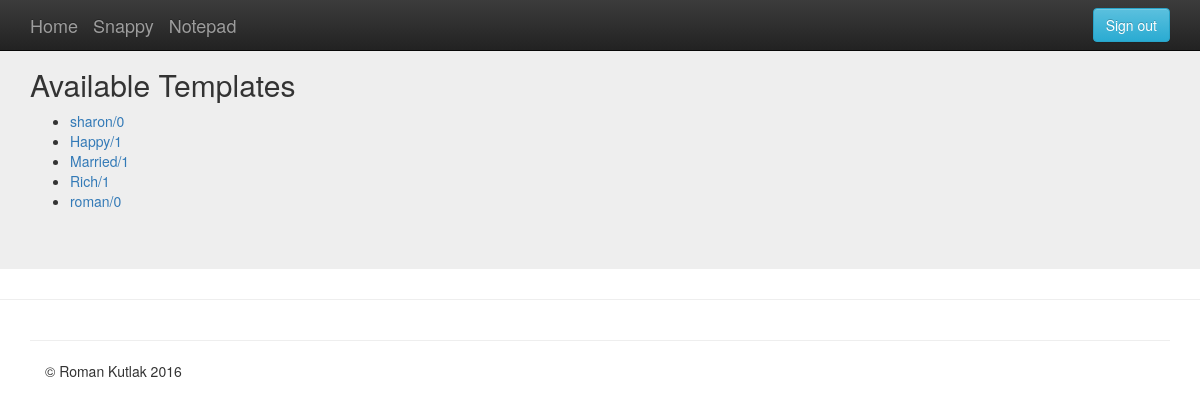
Screenshot of /snappy/templates/ (signed in) with the database file from the repository.
### snappy/models.py (models this page shows, shortened)
class TemplateModel(models.Model):
    name = models.CharField(max_length=250)
    num_params = models.PositiveSmallIntegerField()  # max about 32k
    signature = models.CharField(max_length=256, blank=True)  # name/num_params
    description = models.CharField(max_length=1000, default='')
    content = models.TextField(max_length=64000, default='')  # sensible cap size
    class Meta:
        ordering = ['signature']
    def __init__(self, *args, **kwargs):
        super(TemplateModel, self).__init__(*args, **kwargs)
        self.signature = '{0}/{1}'.format(self.name, self.num_params)

### snappy/views.py (the view)
class TemplateListView(ListView):
    model = TemplateModel
    template_name = 'snappy/template_list.html'

### snappy/templates/snappy/template_list.html
{% extends 'base.html' %}
{% block content %}
<div class="jumbotron">
  <div class="container">
    <h2>Available Templates</h2>
    <ul id="templates">
      {% for t in object_list %}
        <li><a href="{% url 'snappy.templates-detail' pk=t.id %}">{{ t.signature }}</a></li>
      {% empty %}
        <li>No templates available.</li>
      {% endfor %}
    </ul>
  </div>
</div>
{% endblock %}

### rows the page displays
TemplateModel: signature "sharon/0"
TemplateModel: signature "Happy/1"
TemplateModel: signature "Married/1"
TemplateModel: signature "Rich/1"
TemplateModel: signature "roman/0"
